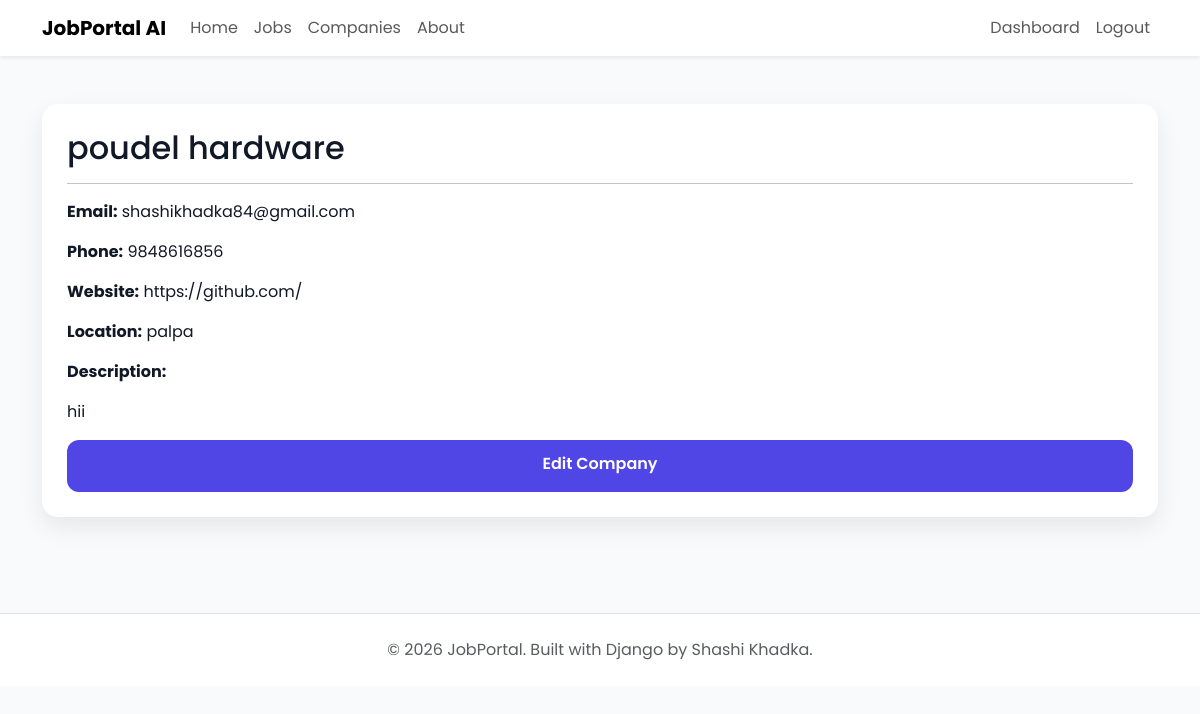
Page /company/10/ (signed in) on the earlier database version.
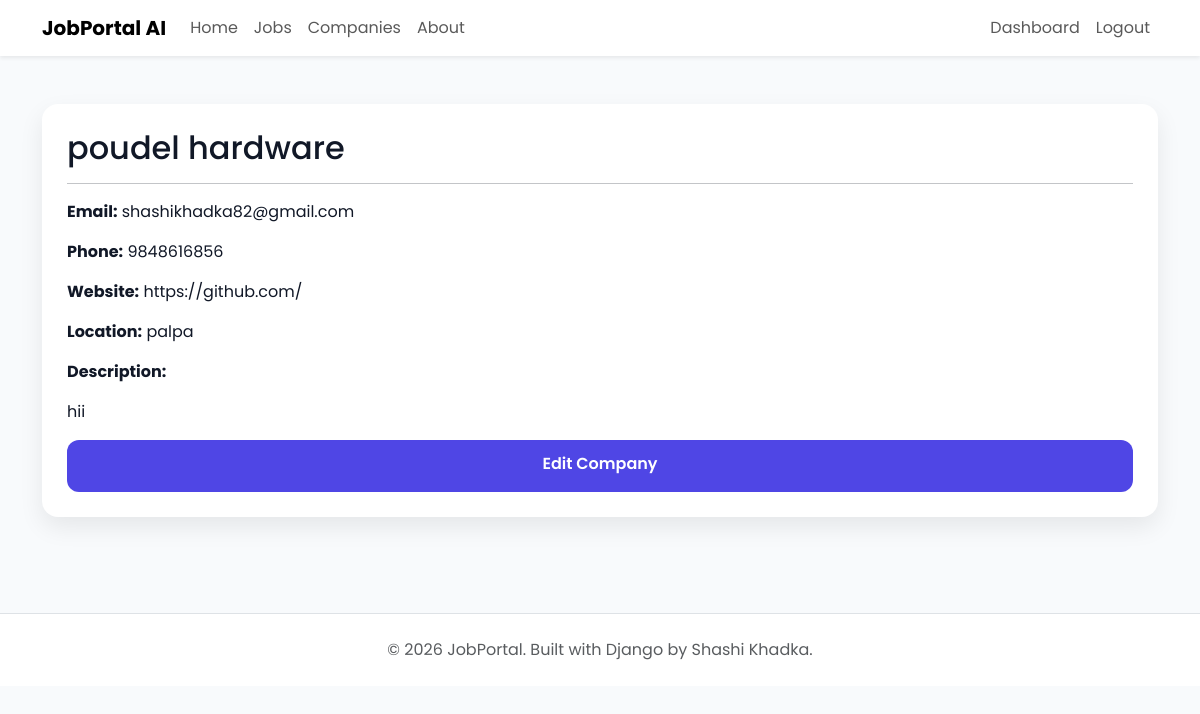
Same page on the later database version.
### companies/models.py (models this page shows, shortened)
class Company(models.Model):
    owner = models.OneToOneField(
        settings.AUTH_USER_MODEL,
        on_delete=models.CASCADE,
        related_name="company",
    )
    company_name = models.CharField(max_length=200)
    slug = models.SlugField(unique=True, blank=True)
    logo = models.ImageField(
        upload_to="company_logos/",
        blank=True,
        null=True,
    )
    description = models.TextField()
    website = models.URLField(blank=True)
    email = models.EmailField()
    phone = models.CharField(max_length=20)
    address = models.TextField()
    location = models.CharField(max_length=255)
    city = models.CharField(max_length=100)
    country = models.CharField(max_length=100)
    established_date = models.DateField()
    employee_count = models.PositiveIntegerField()
    created_at = models.DateTimeField(auto_now_add=True)
    updated_at = models.DateTimeField(auto_now=True)

### companies/views.py (the view)
# urls.py: path("<int:pk>/", views.company_detail, name="company-detail"),
@login_required
def company_detail(request, pk):
    company = get_object_or_404(
        Company,
        pk=pk,
    )
    return render( request,"companies/company_detail.html",{"company": company})

### templates/companies/company_detail.html (shortened to what this page needs)
{% extends "base.html" %}
{% block content %}
<div class="custom-card">
    <h2>{{ company.company_name }}</h2>
    <hr>
    <p><strong>Email:</strong> {{ company.email }}</p>
    <p><strong>Phone:</strong> {{ company.phone }}</p>
    <p><strong>Website:</strong> {{ company.website }}</p>
    <p><strong>Location:</strong> {{ company.location }}</p>
    <p><strong>Description:</strong></p>
    <p>{{ company.description }}</p>
    <a href="{% url 'edit-company' company.pk %}"
       class="btn btn-primary-custom">
        Edit Company
    </a>
</div>
{% endblock %}

### templates/base.html (shortened to what this page needs)
{% load static %}
<!DOCTYPE html>
<html lang="en">
<head>
    <link href="https://cdn.jsdelivr.net/npm/bootstrap@5.3.7/dist/css/bootstrap.min.css" rel="stylesheet">
    <link rel="stylesheet"
          href="https://cdn.jsdelivr.net/npm/bootstrap-icons@1.13.1/font/bootstrap-icons.min.css">
    <link rel="stylesheet" href="{% static 'css/variables.css' %}">
    <link rel="stylesheet" href="{% static 'css/main.css' %}">
    <link rel="stylesheet" href="{% static 'css/components.css' %}">
    <link rel="stylesheet" href="{% static 'css/forms.css' %}">
    <link rel="stylesheet" href="{% static 'css/dashboard.css' %}">
    <link rel="stylesheet" href="{% static 'css/responsive.css' %}">
    <link rel="stylesheet" href="{% static 'css/auth.css' %}">
    <link rel="stylesheet" href="{% static 'css/dashboard.css' %}">
</head>
<body>
    {% include 'includes/navbar.html' %}
    <main class="py-5">
        <div class="container-lg">
            {% block content %}
            {% endblock %}
        </div>
    </main>
    {% include 'includes/footer.html' %}
</body>
</html>

### templates/includes/navbar.html (shortened to what this page needs)
<nav class="navbar navbar-expand-lg navbar-light bg-white shadow-sm">
<div class="container">
<a class="navbar-brand fw-bold"
   href="{% url 'home' %}">
JobPortal AI
</a>
<div class="collapse navbar-collapse"
id="navbar">
<ul class="navbar-nav me-auto">
<li class="nav-item">
<a class="nav-link"
href="{% url 'home' %}">
Home
</a>
</li>
<li class="nav-item">
<a class="nav-link"
href="{% url 'job-list' %}">
Jobs
</a>
</li>
<li class="nav-item">
<a class="nav-link"
href="{% url 'company-list' %}">
Companies
</a>
</li>
<li class="nav-item">
<a class="nav-link"
href="{% url 'about' %}">
About
</a>
</li>
</ul>
<ul class="navbar-nav">
{% if request.user.is_authenticated %}
<li class="nav-item">
{% if request.user.role == "RECRUITER" %}
<a class="nav-link"
href="{% url 'dashboard' %}">
Dashboard
</a>
{% elif request.user.role == "APPLICANT" %}
<a class="nav-link"
href="{% url 'applicant-dashboard' %}">
Dashboard
</a>
{% elif request.user.is_superuser or request.user.role == "ADMIN" %}
<a class="nav-link"href="/admin/">Dashboard</a>
{% endif %}
</li>
<li class="nav-item">
<a class="nav-link"href="{% url 'logout' %}">Logout</a>
</li>
{% endif %}
</ul>
</div>
</div>
</nav>

### templates/includes/footer.html
<footer class="py-4 mt-5 bg-white border-top">
    <div class="container-lg text-center">
        <p class="text-muted mb-0">
            © 2026 JobPortal.
            Built with Django by Shashi Khadka.
        </p>
    </div>
</footer>

### static/css/variables.css (style rules this page uses)
:root { --primary:#4F46E5; --primary-hover:#4338CA; --secondary:#6366F1; --success:#22C55E; --danger:#EF4444; --warning:#F59E0B; --dark:#0F172A; --gray:#64748B; --light:#F8FAFC; --white:#FFFFFF; --border:#E2E8F0; --shadow:0 8px 30px rgba(0,0,0,.08); --radius:12px; }

### static/css/main.css (style rules this page uses)
* { margin:0; padding:0; box-sizing:border-box; }
body { font-family:'Poppins',sans-serif; background:var(--light); color:var(--dark); }
a { text-decoration:none; }
.container-lg { width:95%; max-width:1300px; margin:auto; }

### static/css/components.css (style rules this page uses)
.custom-card { background:white; border-radius:14px; padding:25px; box-shadow:var(--shadow); transition:.3s; }
.btn-primary-custom { background:var(--primary); color:white; padding:12px 22px; border-radius:10px; border:none; transition:.3s; }

### static/css/dashboard.css (style rules this page uses)
.custom-card { background:white; border-radius:16px; padding:25px; box-shadow:0 10px 25px rgba(0,0,0,.08); transition:.3s; }
:root { --primary:#4F46E5; --success:#22C55E; --warning:#F59E0B; --danger:#EF4444; --bg:#F6F8FC; --card:#ffffff; --text:#1E293B; --muted:#64748B; --border:#E5E7EB; }
body { background:var(--bg); }
:root { --primary:#2563eb; --primary-dark:#1d4ed8; --primary-light:#eef4ff; --success:#16a34a; --warning:#f59e0b; --danger:#ef4444; --text:#111827; --text-light:#6b7280; --border:#e5e7eb; --white:#ffffff; --background:#f8fafc; --radius:18px; --radius-sm:12px; --shadow:0 10px 30px rgba(0,0,0,.06); --shadow-hover:0 18px 40px rgba(37,99,235,.15); --transition:.25s ease; }
* { box-sizing:border-box; }
body { background:var(--background); font-family:"Poppins", sans-serif; color:var(--text); -webkit-font-smoothing:antialiased; }
a { text-decoration:none; transition:color var(--transition); }
.btn { transition:transform var(--transition), box-shadow var(--transition), background var(--transition); }

### static/css/auth.css (style rules this page uses)
.btn-primary-custom { width: 100%; height: 52px; border: none; border-radius: 12px; background: #4F46E5; color: white; font-weight: 600; transition: .3s; }

Differences in the rows shown:
changed Company "poudel hardware": email "shashikhadka84@gmail.com" → "shashikhadka82@gmail.com"
